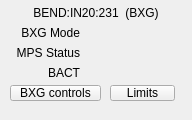
  <widget class="PyDMFrame" name="PyDMFrame_2">
   <property name="geometry">
    <rect>
     <x>10</x>
     <y>193</y>
     <width>192</width>
     <height>120</height>
    </rect>
   </property>
   <property name="toolTip">
    <string/>
   </property>
   <property name="alarmSensitiveBorder" stdset="0">
    <bool>true</bool>
   </property>
   <property name="channel" stdset="0">
    <string>BEND:IN20:231:STATE_ON_MPS</string>
   </property>
   <widget class="QLabel" name="label_5">
    <property name="geometry">
     <rect>
      <x>0</x>
      <y>25</y>
      <width>80</width>
      <height>15</height>
     </rect>
    </property>
    <property name="styleSheet">
     <string notr="true">background-color: rgba(255, 255, 255, 0);</string>
    </property>
    <property name="text">
     <string>BXG Mode</string>
    </property>
    <property name="alignment">
     <set>Qt::AlignRight|Qt::AlignTrailing|Qt::AlignVCenter</set>
    </property>
   </widget>
   <widget class="QLabel" name="label_6">
    <property name="geometry">
     <rect>
      <x>0</x>
      <y>45</y>
      <width>80</width>
      <height>15</height>
     </rect>
    </property>
    <property name="styleSheet">
     <string notr="true">background-color: rgba(255, 255, 255, 0);</string>
    </property>
    <property name="text">
     <string>MPS Status</string>
    </property>
    <property name="alignment">
     <set>Qt::AlignRight|Qt::AlignTrailing|Qt::AlignVCenter</set>
    </property>
   </widget>
   <widget class="QLabel" name="label_7">
    <property name="geometry">
     <rect>
      <x>0</x>
      <y>65</y>
      <width>80</width>
      <height>15</height>
     </rect>
    </property>
    <property name="styleSheet">
     <string notr="true">background-color: rgba(255, 255, 255, 0);</string>
    </property>
    <property name="text">
     <string>BACT</string>
    </property>
    <property name="alignment">
     <set>Qt::AlignRight|Qt::AlignTrailing|Qt::AlignVCenter</set>
    </property>
   </widget>
   <widget class="QLabel" name="label_8">
    <property name="geometry">
     <rect>
      <x>0</x>
      <y>5</y>
      <width>192</width>
      <height>15</height>
     </rect>
    </property>
    <property name="styleSheet">
     <string notr="true">background-color: rgba(255, 255, 255, 0);</string>
    </property>
    <property name="text">
     <string>BEND:IN20:231  (BXG)</string>
    </property>
    <property name="alignment">
     <set>Qt::AlignCenter</set>
    </property>
   </widget>
   <widget class="PyDMEDMDisplayButton" name="PyDMEDMDisplayButton">
    <property name="geometry">
     <rect>
      <x>10</x>
      <y>85</y>
      <width>91</width>
      <height>16</height>
     </rect>
    </property>
    <property name="toolTip">
     <string/>
    </property>
    <property name="text">
     <string>BXG controls</string>
    </property>
    <property name="filenames" stdset="0">
     <stringlist>
      <string>mgnt_in20_bend.edl</string>
     </stringlist>
    </property>
    <property name="showIcon" stdset="0">
     <bool>false</bool>
    </property>
   </widget>
   <widget class="PyDMEDMDisplayButton" name="PyDMEDMDisplayButton_2">
    <property name="geometry">
     <rect>
      <x>110</x>
      <y>85</y>
      <width>65</width>
      <height>16</height>
     </rect>
    </property>
    <property name="toolTip">
     <string/>
    </property>
    <property name="text">
     <string>Limits</string>
    </property>
    <property name="filenames" stdset="0">
     <stringlist>
      <string>mps_in20_bxglimits.edl</string>
     </stringlist>
    </property>
    <property name="showIcon" stdset="0">
     <bool>false</bool>
    </property>
   </widget>
   <widget class="PyDMLabel" name="PyDMLabel_4">
    <property name="geometry">
     <rect>
      <x>85</x>
      <y>65</y>
      <width>96</width>
      <height>15</height>
     </rect>
    </property>
    <property name="toolTip">
     <string/>
    </property>
    <property name="alignment">
     <set>Qt::AlignCenter</set>
    </property>
    <property name="precision" stdset="0">
     <number>2</number>
    </property>
    <property name="precisionFromPV" stdset="0">
     <bool>false</bool>
    </property>
    <property name="channel" stdset="0">
     <string>BEND:IN20:231:BACT</string>
    </property>
    <property name="displayFormat" stdset="0">
     <enum>PyDMLabel::Exponential</enum>
    </property>
   </widget>
   <widget class="PyDMLabel" name="PyDMLabel_5">
    <property name="geometry">
     <rect>
      <x>85</x>
      <y>45</y>
      <width>96</width>
      <height>15</height>
     </rect>
    </property>
    <property name="toolTip">
     <string/>
    </property>
    <property name="alignment">
     <set>Qt::AlignCenter</set>
    </property>
    <property name="channel" stdset="0">
     <string>BEND:IN20:231:STATE_ON_MPS</string>
    </property>
   </widget>
  </widget>
